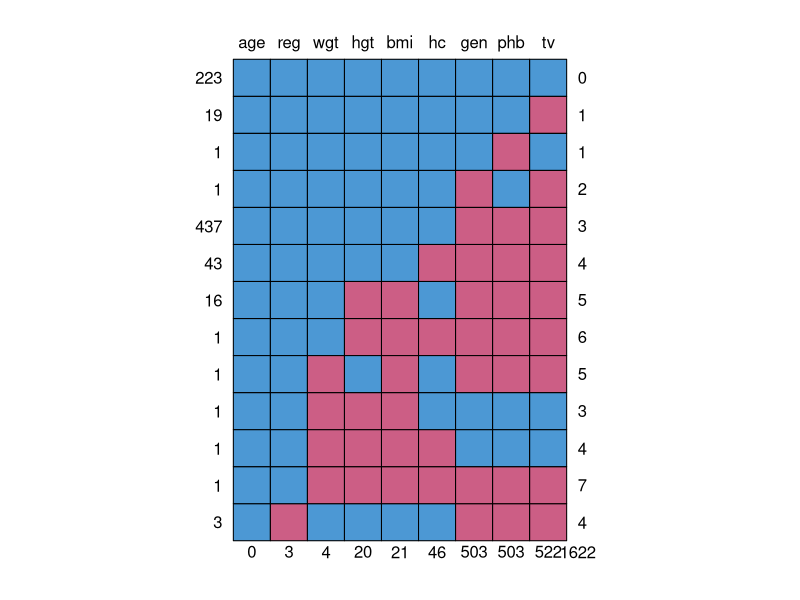
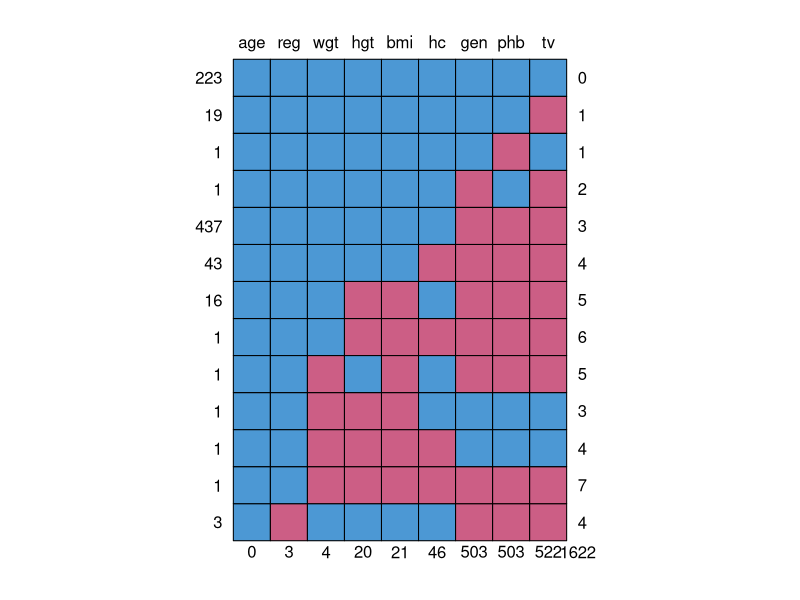
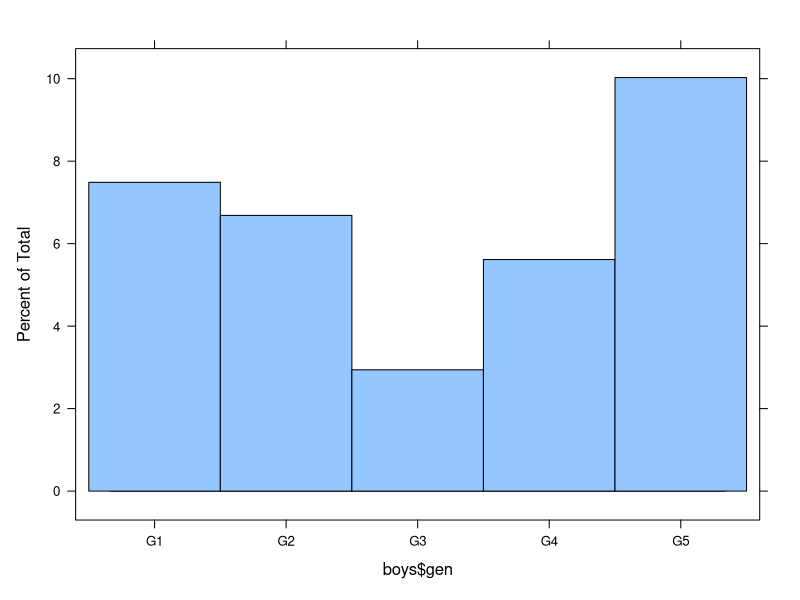
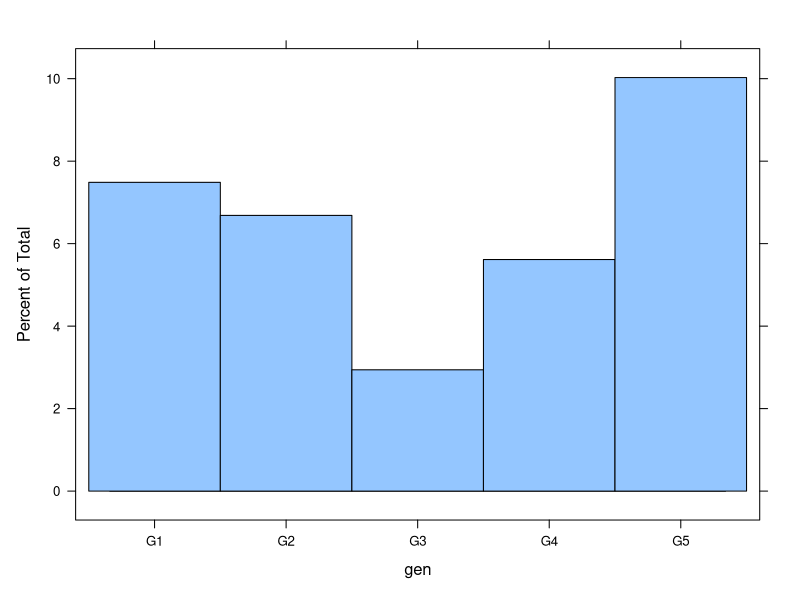
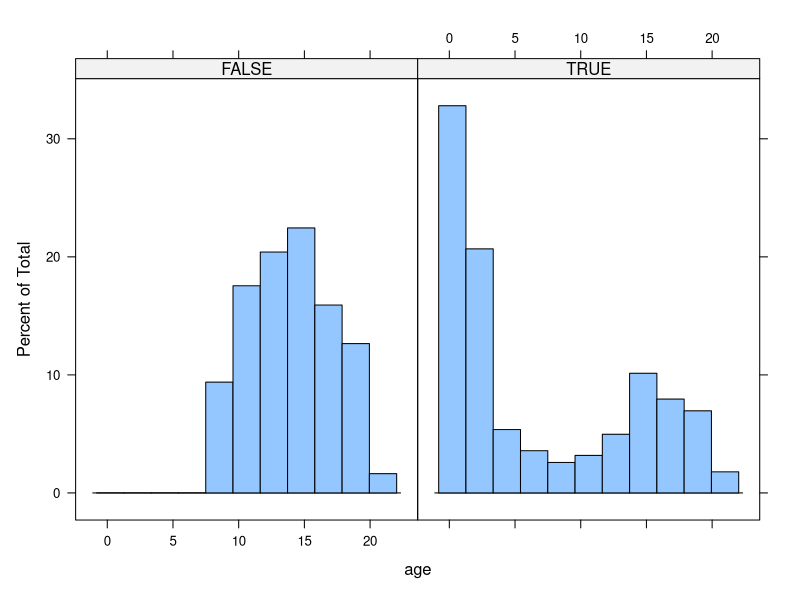

R code for these plots, in order:
## ---- chunk 1
require(mice)
require(lattice)
set.seed(123)
## ---- chunk 2
help(boys)
?boys
## ---- chunk 3
head(boys)
nrow(boys)
summary(boys)
## ---- chunk 4
md.pattern(boys)
## ---- chunk 5
mpat <- md.pattern(boys)
sum(mpat[, "gen"] == 0)
## ---- chunk 6
R <- is.na(boys$gen) 
R
## ---- chunk 7
histogram(boys$gen)
## ---- chunk 8
histogram(~gen, data = boys)
## ---- chunk 9
histogram(~age|R, data = boys)
## ---- chunk 10
imp1 <- mice(boys, print = FALSE)
## ---- chunk 11
summary(boys)
summary(complete(imp1))
## ---- chunk 12
# CF: not working when tried on 3/8/2023
# summary(with(imp1, mean(tv)))
# CF: my version that seems to work
lapply(with(imp1, tv)$analyses, mean)
## ---- chunk 13
colMeans(imp1$imp$tv)
## ---- chunk 14
dslist <- complete(imp1, "all", include = FALSE)
lapply(dslist, function(x)mean(x[["tv"]]))
## ---- chunk 15
lapply(dslist, function(x)summary(x[["tv"]]))
